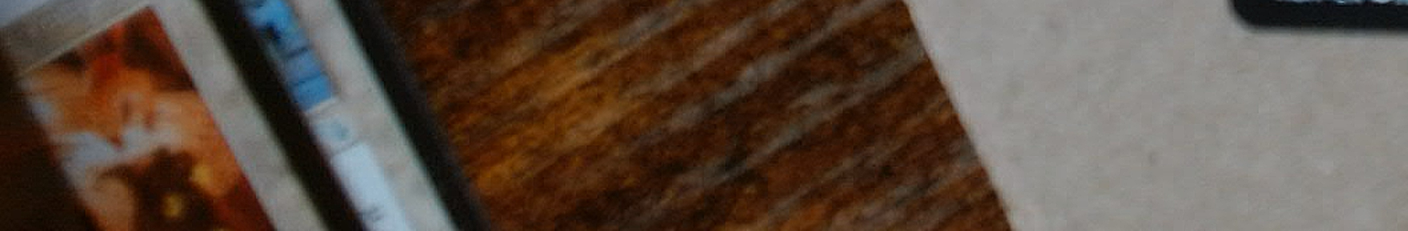
#> input picture debug/212930_bottom_left_collector.jpg, 4224 x 692 px, given in place of the camera (shown at 1/3 size)
$ python zoom_bottom.py   (older library calls are emulated)
#> lines starting #> are read from the running program, lines starting #| are printed output that depends on the picture; after the words box and inside, x2 and y2 are one past the last pixel; in counts of white or black regions, pixels touching at a corner belong together
### mtg_card_scanner/card_detect.py
"""
Card detection and perspective correction.

find_card_quad()  — locates the largest card-shaped quadrilateral in a frame
warp_card()       — perspective-warps the detected quad to a standard 630×880 px upright card
extract_card()    — convenience wrapper: detect + warp, with fallback to a centre crop
frame_sharpness() / pick_sharpest() — Laplacian-variance blur scoring for burst frames
scan_photo()      — the photo kept for review: the card straightened, filling 95% of it
"""

import cv2
import numpy as np
from typing import Optional

# Standard card output size (63:88 aspect ratio)
CARD_W, CARD_H = 630, 880

# The scan PHOTO (the picture the review pages show): the card straightened,
# spanning PHOTO_FILL of the photo's width and height, the rest a deliberate
# buffer of whatever lay around it (owner, 2026-10-01: "tight on the card plus
# some buffer — make it 95%"). The card itself is still the CARD_W×CARD_H warp;
# the buffer is what that warp sees beyond the quad. 0.95 → 17 + 630 + 17 by
# 23 + 880 + 23 = 664 × 926, card 94.9% × 95.0% of the photo.
PHOTO_FILL = 0.95
PHOTO_MARGIN_X = round(CARD_W * (1 / PHOTO_FILL - 1) / 2)
PHOTO_MARGIN_Y = round(CARD_H * (1 / PHOTO_FILL - 1) / 2)
PHOTO_W, PHOTO_H = CARD_W + 2 * PHOTO_MARGIN_X, CARD_H + 2 * PHOTO_MARGIN_Y


# A real card is 63:88 → long/short ≈ 1.40. Quads outside this window are not
# cards, and warping them would stretch whatever they contain into card shape.
_MIN_CARD_RATIO, _MAX_CARD_RATIO = 1.15, 1.75
# Contour must actually fill its own bounding rectangle to be a card.
_MIN_RECTANGULARITY = 0.75

# A card's interior is full of printed detail — title text, rules text, art
# edges — while a card-SHAPED uniform surface (a black card holder, a deck-box
# lid, the bare tray) has almost none. Geometry alone cannot tell them apart,
# and picking the largest quad meant a black holder in frame beat the actual
# card, whose dark uniform crop then pHash-matched dark artworks as confident
# nonsense. Both bars must clear: std catches flat surfaces, edge fraction
# catches smooth glare gradients (which inflate std but produce no edges).
# Measured at 64×88 thumbnail scale: holders/tray score std ≈ 3-9 with edge
# fraction ≈ 0.000-0.005; real cards — even dark-art black-border ones — sit
# well above both bars.
_MIN_INTERIOR_STD = 12.0
_MIN_INTERIOR_EDGE_FRAC = 0.015
# Stricter edge bar for the CENTRE-CROP FALLBACK (quad detection failed): that
# crop contains the object plus tray, so a black holder's outline alone yields
# some edges (measured ≤ 0.055 across holder sizes/darkness) while a real
# card's text and art dominate its crop (measured ≥ 0.142, median 0.184).
# 0.09 splits the two with ~2× margin on both sides.
_MIN_FALLBACK_EDGE_FRAC = 0.09


# [34 lines left out: functions _order_corners, _orient_corners, not called in this run]


def _candidate_from_contour(cnt: np.ndarray, min_area: float, max_area: float):
    """Return (corners, area) if *cnt* is card-shaped, else None."""
    area = cv2.contourArea(cnt)
    if area < min_area or area > max_area:
        return None
    rect = cv2.minAreaRect(cnt)
    (rw, rh) = rect[1]
    if rw <= 1 or rh <= 1:
        return None
    long_side, short_side = max(rw, rh), min(rw, rh)
    ratio = long_side / short_side
    if not (_MIN_CARD_RATIO <= ratio <= _MAX_CARD_RATIO):
        return None
    if area / (rw * rh) < _MIN_RECTANGULARITY:
        return None
    return _orient_corners(cv2.boxPoints(rect)), area


# [31 lines left out: functions _texture_metrics, _has_card_texture, is_blank_surface, not called in this run]


# A card sitting in the tray with the FULL camera frame around it can occupy
# as little as ~2.5% of the frame (measured on the rig) — the old 4% floor
# silently skipped it and fell back to a garbage centre crop. The floor only
# exists to skip contour noise; the texture gate now rejects small false
# quads, so it can sit well below any real card.
_MIN_AREA_FRAC = 0.015


def find_card_quad(frame: np.ndarray, min_area_frac: float = _MIN_AREA_FRAC) -> Optional[np.ndarray]:
    """
    Find the largest card-shaped quadrilateral in *frame*.

    Returns an ordered (4, 2) float32 array of corners — arranged so the card's
    long axis maps to the output height, i.e. sideways cards come out upright —
    or None when nothing card-shaped is found.

    Several edge maps are tried because one threshold cannot cover both a
    black-bordered card on a white tray and a white-bordered one; a rotated
    minAreaRect is used rather than requiring a clean 4-vertex polygon, which
    is fragile when a corner is blurred or a border blends into the tray.
    """
    h, w = frame.shape[:2]
    min_area = h * w * min_area_frac
    # A contour covering essentially the whole frame is the frame itself, not a
    # detected card — accepting it warps the full photo (margins included) into
    # card shape, which shifts every hash region off the real card.
    max_area = h * w * 0.92

    gray = cv2.cvtColor(frame, cv2.COLOR_BGR2GRAY)
    blurred = cv2.GaussianBlur(gray, (7, 7), 0)
    kernel = np.ones((5, 5), np.uint8)

    edge_maps = [
        cv2.Canny(blurred, 25, 85),
        cv2.Canny(blurred, 50, 150),
        # Otsu split — catches cards whose border barely differs from the tray.
        cv2.morphologyEx(
            cv2.threshold(blurred, 0, 255, cv2.THRESH_BINARY_INV + cv2.THRESH_OTSU)[1],
            cv2.MORPH_CLOSE, kernel,
        ),
    ]

    best_corners, best_area = None, 0.0
    for edges in edge_maps:
        closed = cv2.dilate(edges, kernel, iterations=2)
        contours, _ = cv2.findContours(closed, cv2.RETR_EXTERNAL, cv2.CHAIN_APPROX_SIMPLE)
        for cnt in contours:
            found = _candidate_from_contour(cnt, min_area, max_area)
            # The texture gate runs last (it warps a patch, the geometry checks
            # are cheaper) and rejects card-shaped uniform surfaces — without
            # it, a black card holder in frame out-areas the actual card.
            if found and found[1] > best_area and _has_card_texture(gray, found[0]):
                best_corners, best_area = found

    return best_corners


# [6 lines left out: function warp_card, not called in this run]


def _centre_crop_fallback(frame: np.ndarray) -> np.ndarray:
    """
    Detection failed — take the largest centred region that already has the
    card's aspect ratio and scale it, WITHOUT stretching.

    The previous version cropped a fixed 55%×80% window and resized it to
    630×880 regardless of its shape, distorting whatever it contained; a
    mis-detected frame then produced both garbage hashes and a warped review
    photo. Preserving aspect keeps a failed detection merely off-centre
    rather than geometrically wrong.
    """
    h, w = frame.shape[:2]
    target = CARD_W / CARD_H
    crop_h = min(h, int(w / target))
    crop_w = int(crop_h * target)
    x0 = max(0, (w - crop_w) // 2)
    y0 = max(0, (h - crop_h) // 2)
    crop = frame[y0:y0 + crop_h, x0:x0 + crop_w]
    return cv2.resize(crop, (CARD_W, CARD_H), interpolation=cv2.INTER_CUBIC)


def extract_card(frame: np.ndarray, min_area_frac: float = _MIN_AREA_FRAC) -> tuple[np.ndarray, bool]:
    """
    Detect, warp, and return the card region.

    Returns:
        (card_img, detected)  — detected=True if a quad was found,
                                False if the fallback centre-crop was used.
    """
    corners = find_card_quad(frame, min_area_frac)
    if corners is not None:
        return warp_card(frame, corners), True
    return _centre_crop_fallback(frame), False


# ── sharpness ─────────────────────────────────────────────────────────────────

# [4 lines left out: function frame_sharpness, not called in this run]


def pick_sharpest(frames: list[np.ndarray]) -> np.ndarray:
    """Return the frame with the highest Laplacian variance."""
    return max(frames, key=frame_sharpness)


# ── the scan photo ────────────────────────────────────────────────────────────

# [42 lines left out: functions warp_photo, scan_photo, photo_card, not called in this run]

### zoom_bottom.py
#!/usr/bin/env python3
"""
Ultra-zoom capture of card bottom strip for stamp + collector-info analysis.
Saves multiple very-high-zoom crops and asks the vision model to describe them.
"""
import sys, cv2, numpy as np, base64

# ── camera capture ─────────────────────────────────────────────────────────────
cap = cv2.VideoCapture(0)
cap.set(cv2.CAP_PROP_FRAME_WIDTH, 1280)
cap.set(cv2.CAP_PROP_FRAME_HEIGHT, 720)
for _ in range(15):
    cap.read()
#> this loop made 15 passes
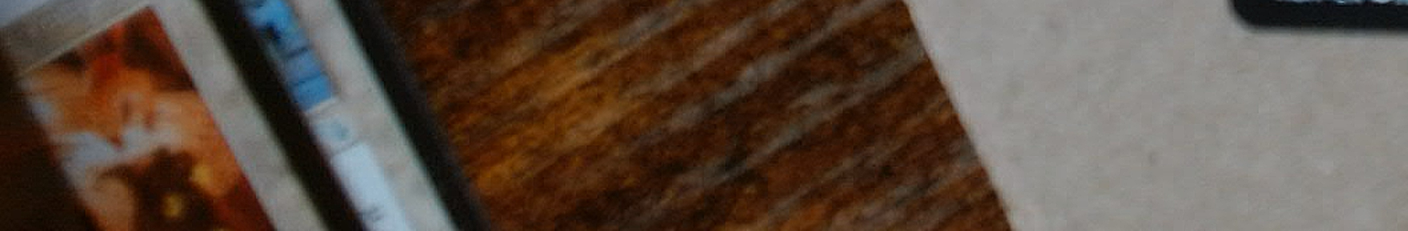
#> input picture debug/212930_bottom_left_collector.jpg, 4224 x 692 px, given in place of the camera (shown at 1/3 size)
ret, frame = cap.read()
#> frame is the input picture: shape (692, 4224, 3); mean B, G, R 66.9, 78.7, 94.7
cap.release()
if not ret:
    sys.exit("ERROR: no frame")

from mtg_card_scanner.card_detect import extract_card, CARD_W, CARD_H

card, detected = extract_card(frame)
#> the loop in find_card_quad, `for edges in edge_maps:` made 3 passes
#> pass 1, in find_card_quad, `closed = cv2.dilate(edges, kernel, iterations=2)`:
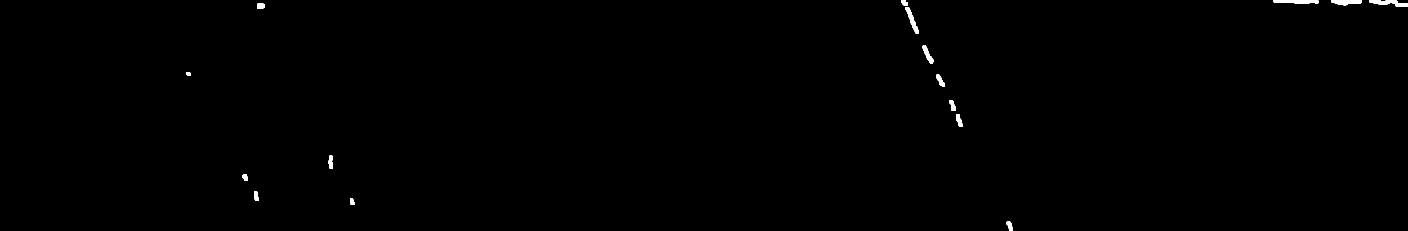
#> closed: shape (692, 4224) (shown at 1/3 size); 0.3% white; 16 white regions, largest, box (x1, y1, x2, y2) and area: (3821, 0, 3955, 11) 1254, (4108, 0, 4224, 20) 1231, (3994, 0, 4084, 16) 1020
#> pass 3, in find_card_quad, `closed = cv2.dilate(edges, kernel, iterations=2)`:
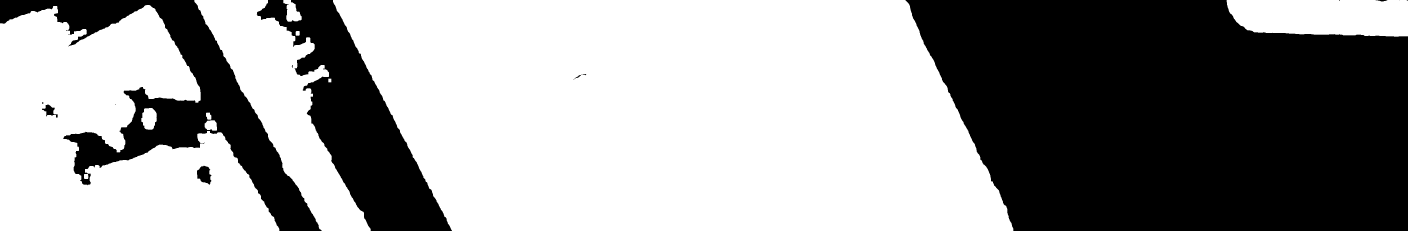
#> closed: shape (692, 4224) (shown at 1/3 size); 59.2% white; 14 black regions (6 under 20 px), largest, box (x1, y1, x2, y2) and area: (2716, 0, 4224, 692) 875885, (0, 0, 965, 692) 163148, (770, 0, 1356, 692) 149926
#> after the loop in find_card_quad, `for edges in edge_maps:`: best_area = 0
#> in _centre_crop_fallback, `crop = frame[y0:y0 + crop_h, x0:x0 + crop_w]`:
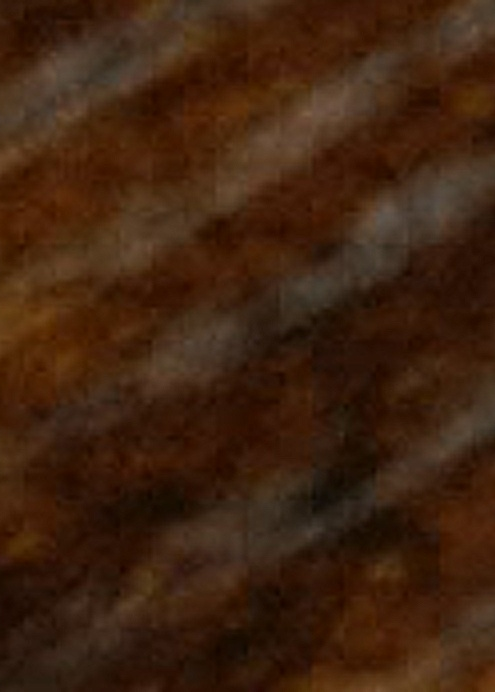
#> crop: shape (692, 495, 3); mean B, G, R 15.7, 35.3, 63.9
#> detected = False
print(f"Card detected: {detected}  size: {card.shape[1]}x{card.shape[0]}")
#| Card detected: False  size: 630x880

h, w = card.shape[:2]

def save_crop(y0f, y1f, x0f, x1f, name, scale=8):
    y0, y1 = int(h*y0f), int(h*y1f)
    x0, x1 = int(w*x0f), int(w*x1f)
    region = card[y0:y1, x0:x1]
    big = cv2.resize(region, (region.shape[1]*scale, region.shape[0]*scale),
                     interpolation=cv2.INTER_LANCZOS4)
    # sharpen
    blur = cv2.GaussianBlur(big, (0,0), 2)
    sharp = cv2.addWeighted(big, 1.8, blur, -0.8, 0)
    path = f"zoom_{name}.jpg"
    cv2.imwrite(path, sharp, [cv2.IMWRITE_JPEG_QUALITY, 98])
    print(f"  Saved {path}  ({x1-x0}x{y1-y0} px -> {sharp.shape[1]}x{sharp.shape[0]} px)")
    return sharp

print("\nSaving ultra-zoom crops...")
# Full bottom third - everything below art
save_crop(0.84, 1.00, 0.00, 1.00, "full_bottom", scale=6)
#> in save_crop, `region = card[y0:y1, x0:x1]`:
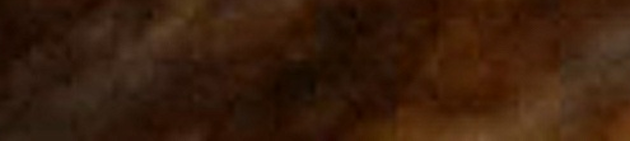
#> region: shape (141, 630, 3); mean B, G, R 12.4, 30.5, 57.6
#|   Saved zoom_full_bottom.jpg  (630x141 px -> 3780x846 px)
# Bottom-left: collector number + stamp area (very tight)
save_crop(0.87, 0.99, 0.00, 0.55, "left_collector", scale=8)
#|   Saved zoom_left_collector.jpg  (346x106 px -> 2768x848 px)
# Bottom-right: copyright year area
save_crop(0.87, 0.99, 0.45, 1.00, "right_copyright", scale=8)
#> call 3 of save_crop, with y0f = 0.87, y1f = 0.99, x0f = 0.45, x1f = 1, name = 'right_copyright', scale = 8
#> in save_crop (call 3), `region = card[y0:y1, x0:x1]`:
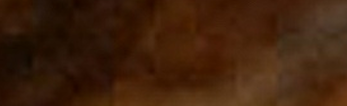
#> region: shape (106, 347, 3); mean B, G, R 11.7, 33, 63.5
#|   Saved zoom_right_copyright.jpg  (347x106 px -> 2776x848 px)
# Stamp center: the 40% center of the very bottom
save_crop(0.90, 0.99, 0.28, 0.72, "stamp_center", scale=10)
#> call 4 of save_crop, with y0f = 0.9, y1f = 0.99, x0f = 0.28, x1f = 0.72, name = 'stamp_center', scale = 10
#> in save_crop (call 4), `y0, y1 = int(h*y0f), int(h*y1f)`: y0 = 792
#> in save_crop (call 4), `region = card[y0:y1, x0:x1]`:
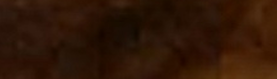
#> region: shape (79, 277, 3); mean B, G, R 6.2, 22.5, 48.2
#|   Saved zoom_stamp_center.jpg  (277x79 px -> 2770x790 px)
# Extreme bottom-left corner only (where The List stamp sits)
save_crop(0.91, 0.99, 0.00, 0.30, "corner_bl", scale=12)
#> in save_crop (call 5), `y0, y1 = int(h*y0f), int(h*y1f)`: y0 = 800
#> in save_crop (call 5), `region = card[y0:y1, x0:x1]`:
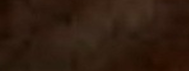
#> region: shape (71, 189, 3); mean B, G, R 16.1, 28.7, 48.6
#|   Saved zoom_corner_bl.jpg  (189x71 px -> 2268x852 px)

# ── ask the vision model to read each region ───────────────────────────────────
print("\nAsking vision model to read bottom regions...")

try:
    from openai import OpenAI
#> (the run stopped early here; a loop or call above may not have finished)

$ run again, on debug/212930_bottom_strip.jpg
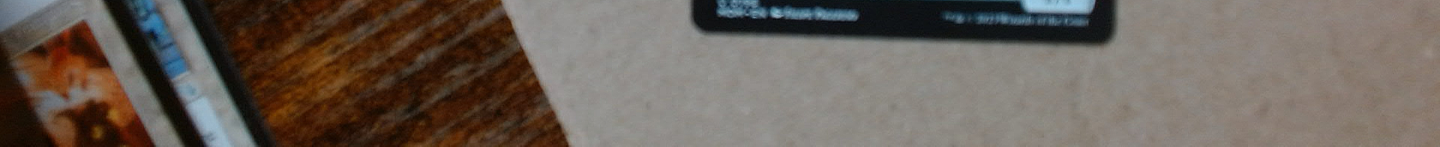
#> input picture debug/212930_bottom_strip.jpg, 5760 x 585 px, given in place of the camera (shown at 1/4 size)
#> the loop `for _ in range(15):` made 15 passes
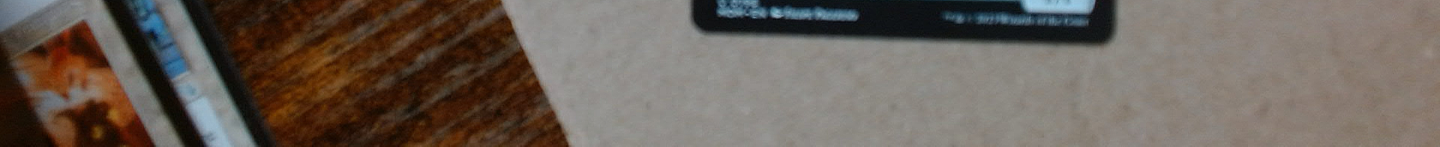
#> input picture debug/212930_bottom_strip.jpg, 5760 x 585 px, given in place of the camera (shown at 1/4 size)
#> frame is the input picture: shape (585, 5760, 3); mean B, G, R 88.7, 97.1, 107.6
#> the loop in find_card_quad, `for edges in edge_maps:` made 3 passes
#> pass 1, in find_card_quad, `closed = cv2.dilate(edges, kernel, iterations=2)`:
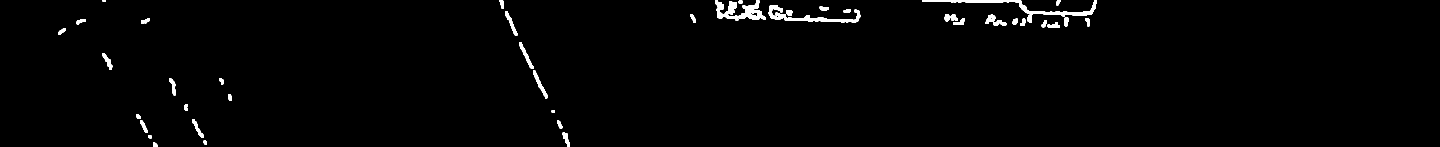
#> closed: shape (585, 5760) (shown at 1/4 size); 1.2% white; 45 white regions, largest, box (x1, y1, x2, y2) and area: (3690, 0, 4387, 66) 7860, (3075, 21, 3441, 90) 6133, (2955, 0, 3062, 78) 3719
#> after the loop in find_card_quad, `for edges in edge_maps:`: best_area = 0
#> detected = False
#| Card detected: False  size: 630x880
#|   Saved zoom_full_bottom.jpg  (630x141 px -> 3780x846 px)
#> region: shape (106, 346, 3)
#> big: shape (848, 2768, 3)
#> blur: shape (848, 2768, 3)
#> sharp: shape (848, 2768, 3)
#|   Saved zoom_left_collector.jpg  (346x106 px -> 2768x848 px)
#> region: shape (106, 347, 3)
#> big: shape (848, 2776, 3)
#> blur: shape (848, 2776, 3)
#> sharp: shape (848, 2776, 3)
#|   Saved zoom_right_copyright.jpg  (347x106 px -> 2776x848 px)
#> region: shape (79, 277, 3)
#> big: shape (790, 2770, 3)
#> blur: shape (790, 2770, 3)
#> sharp: shape (790, 2770, 3)
#|   Saved zoom_stamp_center.jpg  (277x79 px -> 2770x790 px)
#> in save_crop (call 5), `y0, y1 = int(h*y0f), int(h*y1f)`: y0 = 800
#> in save_crop (call 5), `region = card[y0:y1, x0:x1]`:
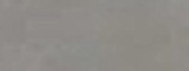
#> region: shape (71, 189, 3); mean B, G, R 135.4, 140, 143
#> big: shape (852, 2268, 3)
#> blur: shape (852, 2268, 3)
#> sharp: shape (852, 2268, 3)
#|   Saved zoom_corner_bl.jpg  (189x71 px -> 2268x852 px)
